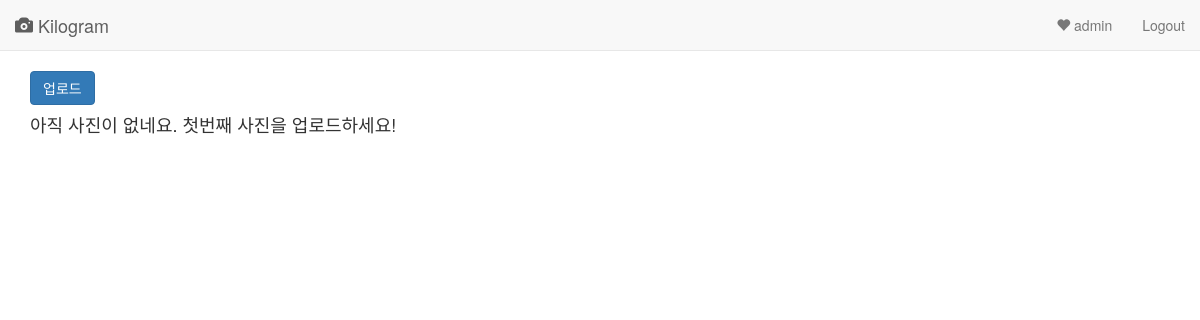
Before: / (signed in) with the older database file.
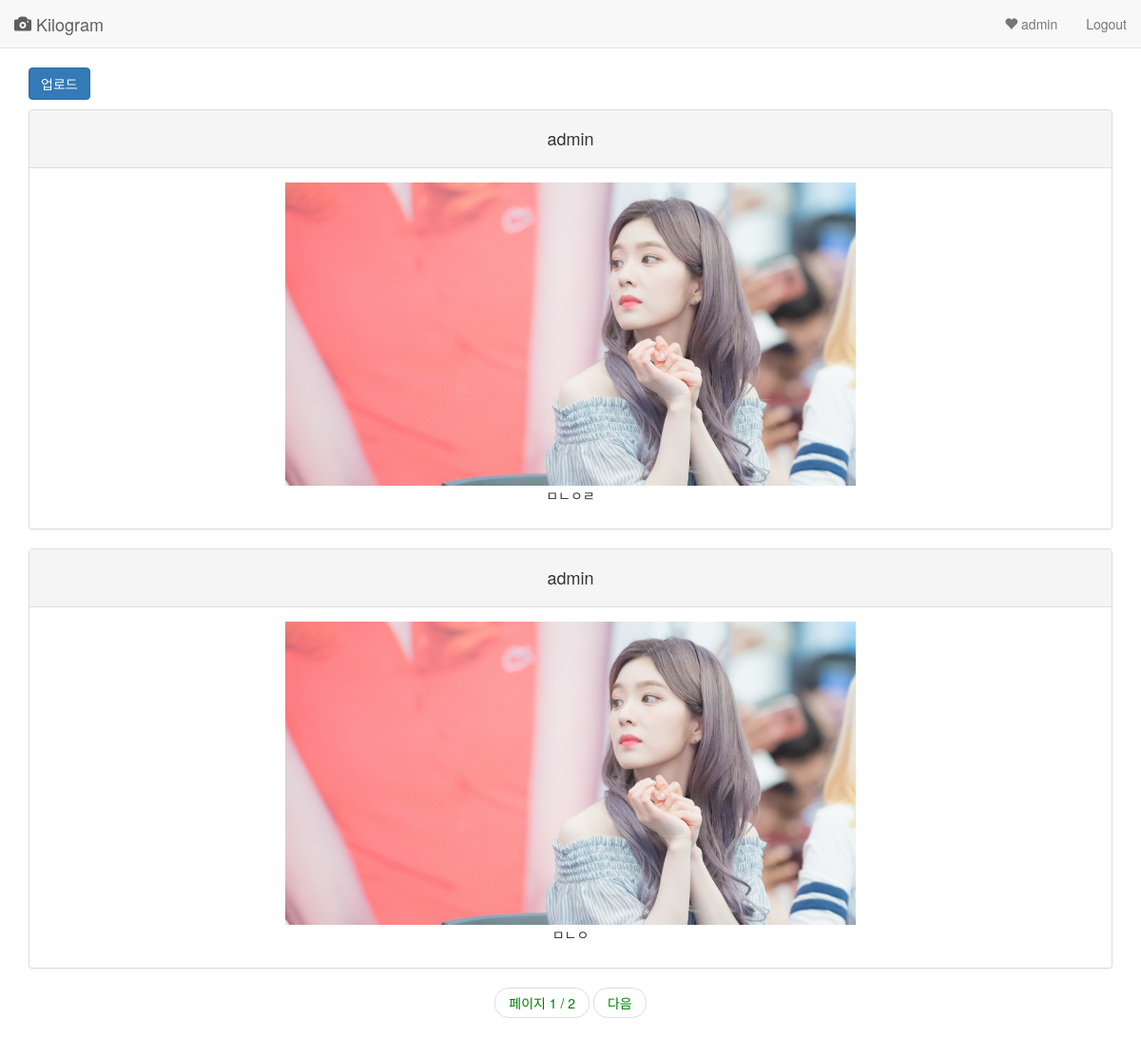
After: the same page with the newer database file.
### kilogram/models.py (models this page shows)
class Photo(models.Model):
    image = models.ImageField(upload_to = user_path)
    owner = models.ForeignKey(settings.AUTH_USER_MODEL)
    thumnail_image = models.ImageField(blank = True)
    comment = models.CharField(max_length = 255)
    pub_date = models.DateTimeField(auto_now_add = True)

### kilogram/views.py (the view)
# urls.py: url(r'^$', login_required(views.IndexView.as_view()), name='index'),
class IndexView(ListView):
    context_object_name = 'user_photo_list'
    paginate_by = 2
    def get_queryset(self):
        user = self.request.user
        return user.photo_set.all().order_by('-pub_date')

### kilogram/templates/kilogram/photo_list.html (shortened to what this page needs)
{% extends 'kilogram/base.html' %}
{% block content %}
<p> <a class="btn btn-primary" href="{% url 'kilogram:upload'%}">업로드</a></p>
  {% if user_photo_list %}
  {% for photo in user_photo_list %}
  <div class="panel panel-default" align="center">
    <div class="panel-heading"><h4>{{photo.owner.username}}</h4></div>
    <div class="panel-body">
      {% if photo.image.width > 600 %}
      <p><img src = '{{photo.image.url}}' width='600' /> <br>
        {% else %}
        <p><img src = '{{photo.image.url}}' /> <br>
      {% endif %}
      {{photo.comment}}</p>
      </div>
    </div>
      {% endfor %}
      {% else %}
      <h4>아직 사진이 없네요. 첫번째 사진을 업로드하세요!</h4>
      {% endif %}
    {% if is_paginated %}
    <nav aria-label="...">
        <ul class="pager">
          <li> <a href="#">페이지 {{ page_obj.number }} / {{ page_obj.paginator.num_pages }} </a></li>
          {% if page_obj.has_next %}
          <li>
            <a href="{%url 'kilogram:index'%}?page={{ page_obj.next_page_number }}">다음</a>
          </li>
          {% endif %}
        </ul>
    </nav>
    {% endif %}
{% endblock %}

### kilogram/templates/kilogram/base.html (shortened to what this page needs)
<!DOCTYPE html>
<html lang="ko">
<head>
  <link href="//maxcdn.bootstrapcdn.com/bootstrap/3.3.7/css/bootstrap.min.css" rel="stylesheet">
  {% load staticfiles %}
  <link rel="stylesheet" type="text/css" href="{% static 'kilogram/style.css' %}" />
</head>
<body>
  <nav class="navbar navbar-default navbar-static-top">
  <div class="container-fluid">
    <div class="navbar-header">
      <a class="navbar-brand" href="{% url 'kilogram:index' %}"> <span class="glyphicon glyphicon-camera"> </span> Kilogram </a>
    </div>
    <div class="collapse navbar-collapse">
      <ul class="nav navbar-nav navbar-right">
        {% if user.is_active %}
        <li><a href="{% url 'login' %}"> <span class="glyphicon glyphicon-heart"></span> {{user.username}}</a></li>
        <li><a href="{% url 'logout' %}">Logout</a></li>
        {% else %}
        <li><a href="{%url 'login' %}"> <span class="glyphicon glyphicon-user"></span> Login</a></li>
        <li><a href="{% url 'admin:index' %}">Admin</a></li>
        {% endif %}
      </ul>
    </div>
  </div>
</nav>
  <div class="container">
    <div>
      {% block content %}
      {% endblock %}
    </div>
  </div>
</body>
</html>

Changed rows visible on the page:
added Photo: owner.username "admin", image (picture), comment "ㅁㄴㅇㄹ"
added Photo: owner.username "admin", image (picture), comment "ㅁㄴㅇ"
Other visible differences:
{{ page_obj.number }}: (not shown) → "1"
{{ page_obj.paginator.num_pages }}: (not shown) → "2"
text no longer shown: "아직 사진이 없네요. 첫번째 사진을 업로드하세요!"
text now shown: "페이지 / 다음"
